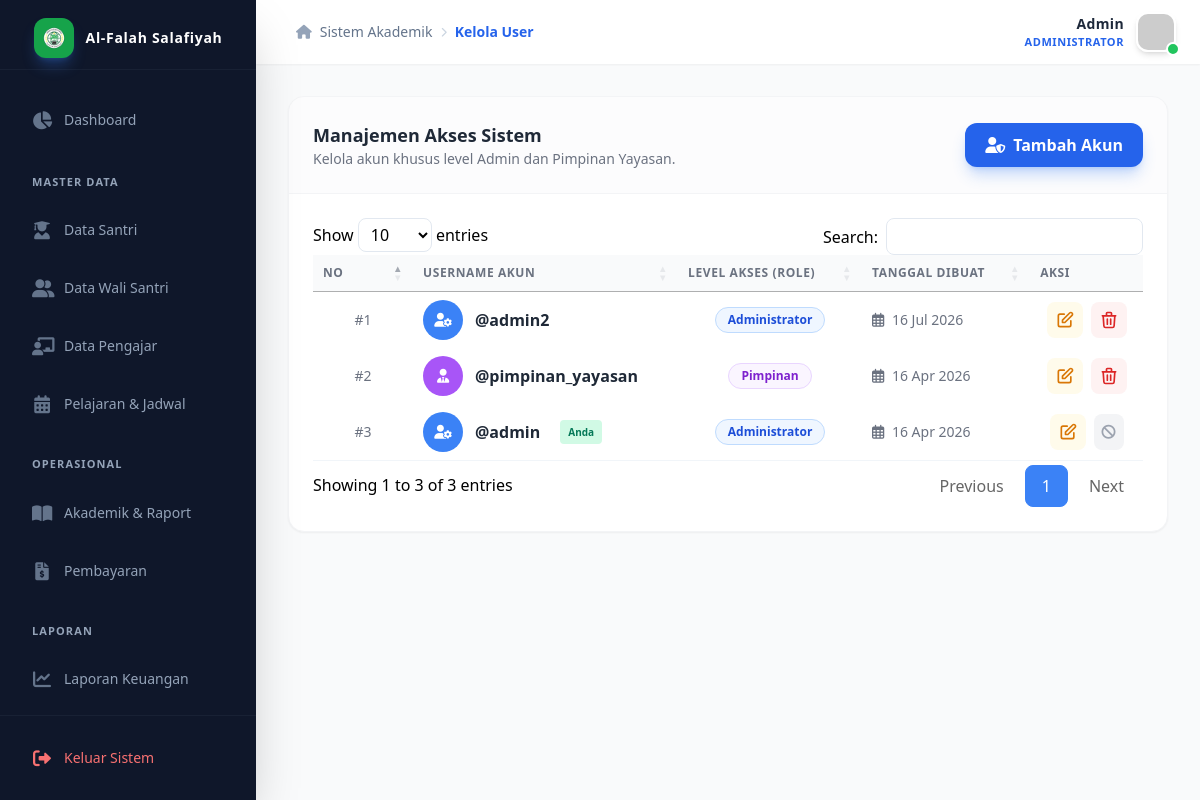
Page /admin/kelola_user.php (signed in) on the committed database.
### tables this page shows
CREATE TABLE `users` (
  `id_user` int(11) NOT NULL,
  `username` varchar(50) NOT NULL,
  `password` varchar(255) NOT NULL,
  `role` enum('admin','pengajar','walisantri','pimpinan') NOT NULL,
  `created_at` timestamp NOT NULL DEFAULT current_timestamp()
);

### admin/kelola_user.php (the view, shortened to what this page needs)
<?php
require_once '../koneksi.php';
include '../components/header.php';
?>
<link rel="stylesheet" href="https://cdn.datatables.net/1.13.7/css/jquery.dataTables.min.css">
<?php include '../components/sidebar.php'; ?>
<div class="flex-1 flex flex-col h-screen overflow-hidden">
    <?php include '../components/navbar.php'; ?>
    <main class="flex-1 overflow-y-auto p-4 sm:p-6 lg:p-8 relative bg-gray-50">
        <div class="bg-white rounded-2xl shadow-sm border border-gray-100 overflow-hidden">
            <div
                class="p-6 border-b border-gray-100 flex flex-col sm:flex-row sm:items-center justify-between gap-4 bg-gray-50/50">
                <div>
                    <h2 class="text-lg font-bold text-gray-800">Manajemen Akses Sistem</h2>
                    <p class="text-sm text-gray-500">Kelola akun khusus level Admin dan Pimpinan Yayasan.</p>
                </div>
                <button onclick="bukaModal('modal-tambah')"
                    class="w-full sm:w-auto px-5 py-2.5 bg-blue-600 text-white rounded-xl font-semibold hover:bg-blue-700 transition flex items-center justify-center gap-2 shadow-lg shadow-blue-500/30">
                    <i class="fas fa-user-shield"></i> Tambah Akun
                </button>
            </div>
            <div class="overflow-x-auto w-full">
                <table id="tabel-user" class="w-full text-left whitespace-nowrap">
                    <thead>
                        <tr class="bg-gray-50 text-gray-500 text-xs uppercase tracking-wider">
                            <th class="p-4 font-semibold w-16 text-center">No</th>
                            <th class="p-4 font-semibold">Username Akun</th>
                            <th class="p-4 font-semibold text-center">Level Akses (Role)</th>
                            <th class="p-4 font-semibold">Tanggal Dibuat</th>
                            <th class="p-4 font-semibold text-center">Aksi</th>
                        </tr>
                    </thead>
                    <tbody class="text-sm text-gray-700">
                        <?php
                        $no = 1;
                        $data_user = mysqli_query($koneksi, "SELECT * FROM users WHERE role IN ('admin', 'pimpinan') ORDER BY id_user DESC");
                        while ($d = mysqli_fetch_array($data_user)):
                        ?>
                            <tr class="hover:bg-blue-50/30 transition-colors border-b border-gray-50">
                                <td class="p-4 text-center text-gray-500 font-medium">#<?php echo $no++; ?></td>
                                <td class="p-4">
                                    <div class="flex items-center gap-3">
                                        <div
                                            class="w-10 h-10 rounded-full flex items-center justify-center font-bold text-white <?php echo $d['role'] == 'admin' ? 'bg-blue-500' : 'bg-purple-500'; ?>">
                                            <i
                                                class="fas <?php echo $d['role'] == 'admin' ? 'fa-user-cog' : 'fa-user-tie'; ?>"></i>
                                        </div>
                                        <span
                                            class="font-bold text-gray-800 text-base">@<?php echo htmlspecialchars($d['username']); ?></span>
                                        <?php if ($d['id_user'] == $_SESSION['id_user']): ?>
                                            <span
                                                class="text-[10px] bg-emerald-100 text-emerald-700 font-bold px-2 py-0.5 rounded ml-2">Anda</span>
                                        <?php endif; ?>
                                    </div>
                                </td>
                                <td class="p-4 text-center">
                                    <?php if ($d['role'] == 'admin'): ?>
                                        <span
                                            class="inline-flex px-3 py-1 rounded-full bg-blue-50 text-blue-700 text-xs font-bold border border-blue-200">Administrator</span>
                                    <?php else: ?>
                                        <span
                                            class="inline-flex px-3 py-1 rounded-full bg-purple-50 text-purple-700 text-xs font-bold border border-purple-200">Pimpinan</span>
                                    <?php endif; ?>
                                </td>
                                <td class="p-4 text-gray-500 text-sm">
                                    <i class="far fa-calendar-alt mr-1"></i>
                                    <?php echo date('d M Y', strtotime($d['created_at'])); ?>
                                </td>
                                <td class="p-4">
                                    <div class="flex items-center justify-center gap-2">
                                        <button
                                            onclick="bukaModalEdit(<?php echo $d['id_user']; ?>, '<?php echo addslashes($d['username']); ?>', '<?php echo $d['role']; ?>')"
                                            class="p-2 bg-amber-50 text-amber-600 hover:bg-amber-500 hover:text-white rounded-lg transition"
                                            title="Edit Akun">
                                            <svg class="w-5 h-5" fill="none" stroke="currentColor" viewBox="0 0 24 24">
                                                <path stroke-linecap="round" stroke-linejoin="round" stroke-width="2"
                                                    d="M11 5H6a2 2 0 00-2 2v11a2 2 0 002 2h11a2 2 0 002-2v-5m-1.414-9.414a2 2 0 112.828 2.828L11.828 15H9v-2.828l8.586-8.586z">
                                                </path>
                                            </svg>
                                        </button>
                                        <?php if ($d['id_user'] != $_SESSION['id_user']): ?>
                                            <a href="kelola_user.php?hapus=<?php echo $d['id_user']; ?>"
                                                onclick="return confirm('Yakin ingin mencabut akses dan menghapus akun ini permanen?');"
                                                class="p-2 bg-red-50 text-red-600 hover:bg-red-600 hover:text-white rounded-lg transition"
                                                title="Hapus Akun">
                                                <svg class="w-5 h-5" fill="none" stroke="currentColor" viewBox="0 0 24 24">
                                                    <path stroke-linecap="round" stroke-linejoin="round" stroke-width="2"
                                                        d="M19 7l-.867 12.142A2 2 0 0116.138 21H7.862a2 2 0 01-1.995-1.858L5 7m5 4v6m4-6v6m1-10V4a1 1 0 00-1-1h-4a1 1 0 00-1 1v3M4 7h16">
                                                    </path>
                                                </svg>
                                            </a>
                                        <?php else: ?>
                                            <span class="p-2 bg-gray-100 text-gray-400 rounded-lg cursor-not-allowed"
                                                title="Anda tidak bisa menghapus akun Anda sendiri"><i
                                                    class="fas fa-ban"></i></span>
                                        <?php endif; ?>
                                    </div>
                                </td>
                            </tr>
                        <?php endwhile; ?>
                    </tbody>
                </table>
            </div>
        </div>
    </main>
</div>
<?php include '../components/footer.php'; ?>

### admin/kelola_user.php (style rules this page uses)
table.dataTable.no-footer { border-bottom: 1px solid #f1f5f9; }
table.dataTable thead th, table.dataTable thead td { border-bottom: 1px solid #f1f5f9; }

### rows in the picture
users: username "admin2", role "Administrator", created_at "16 Jul 2026"
users: username "pimpinan_yayasan", role "Pimpinan", created_at "16 Apr 2026"
users: username "admin", shows "Anda", role "Administrator", created_at "16 Apr 2026"

### other values in the picture
$nama_lengkap "Admin"
$role_teks "ADMINISTRATOR"
